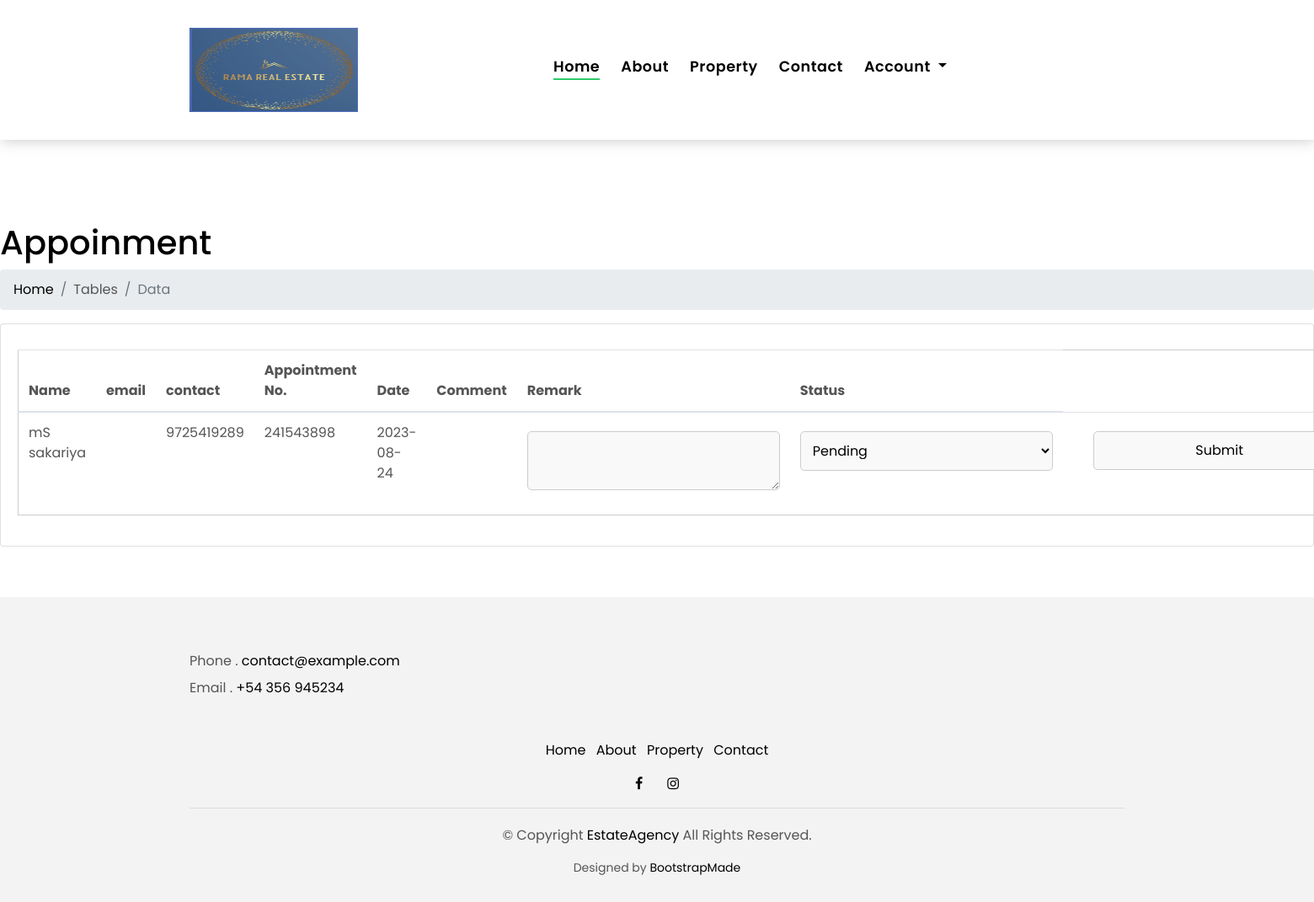
The app's page /viewappointment.php?a_no=241543898 with its own data.
### tables this page shows
CREATE TABLE `appointment` (
  `id` int(5) NOT NULL,
  `appointment_no` int(7) NOT NULL,
  `name` varchar(25) NOT NULL,
  `email` varchar(50) NOT NULL,
  `sid` int(5) NOT NULL,
  `bid` int(2) NOT NULL,
  `pid` int(4) NOT NULL,
  `status` varchar(10) NOT NULL,
  `date` date NOT NULL,
  `contact` bigint(15) NOT NULL,
  `comment` varchar(255) NOT NULL,
  `remark` varchar(255) NOT NULL
);

### viewappointment.php (the view, shortened to what this page needs)
<?php
include("header.php");
$ano=$_GET['a_no'];
?>
<br><br><br><br><br><br><br>
<main id="main" class="main">
<form method="GET" action="">
<div class="pagetitle">
  <h1>Appoinment</h1>
  <nav>
    <ol class="breadcrumb">
      <li class="breadcrumb-item"><a href="index.html">Home</a></li>
      <li class="breadcrumb-item">Tables</li>
      <li class="breadcrumb-item active">Data</li>
    </ol>
  </nav>
</div>
<section class="section">
  <div class="row">
    <div class="col-lg-12">
      <div class="card">
        <div class="card-body">
          <table class="table datatable">
            <thead>
              <tr>
                <th scope="col">Name</th>
                <th scope="col">email</th>
                <th scope="col">contact</th>
                <th scope="col">Appointment No.</th>
                <th scope="col">Date</th>
                <th scope="col">Comment</th>
                <th scope="col">Remark</th>
                <th scope="col">Status</th>
              </tr>
            </thead>
            <tbody>
                <?php
                  $query="SELECT * from appointment where appointment_no='$ano' ";
                $result=mysqli_query($con,$query);
                $rows = mysqli_fetch_assoc($result);
                 echo' <tr>
                  <td>'.$rows["name"].'</td>
                  <td>'.$rows["email"].'</td>
                  <td>'.$rows["contact"].'</td>
                  <td>'.$rows["appointment_no"].'</td>
                  <td>'.$rows["date"].'</td>
                  <td>'.$rows["comment"].'</td>
                    <td><textarea row=5 cols=5 name="remark"></textarea></td>
                    <td><select name="status">
                    <option value="">Pending</option>
                    <option value="accept">Accept</option>
                    <option value="reject">Reject</option>
                    </select></td>
                    <td><input name="ano" value='.$ano.' hidden></td>
                    <td><input type="submit" name="submit"></td>';
                echo '</tr>';
                ?>
            </tbody>
          </table>
        </div>
      </div>
    </div>
  </div>
</section>
</form>
</main>
<?php
include("footer.php");
?>

### css/style.css (style rules this page uses)
body { font-family: 'Poppins', sans-serif; color: #555555; }
h1, h2, h3, h4, h5, h6 { color: #000000; }
a { color: #000000; transition: all .5s ease; }

### header.php (style rules this page uses)
td { padding: 20px; }
input, select , table,textarea { width: 300px; padding: 10px; margin: 10px 0; border: 1px solid #ccc; border-radius: 5px; font-size: 16px; background-color: #f9f9f9; transition: border-color 0.3s, background-color 0.3s; }

### records on screen
appointment: name "mS sakariya", contact "9725419289", appointment_no "241543898", date "2023-08-24"
